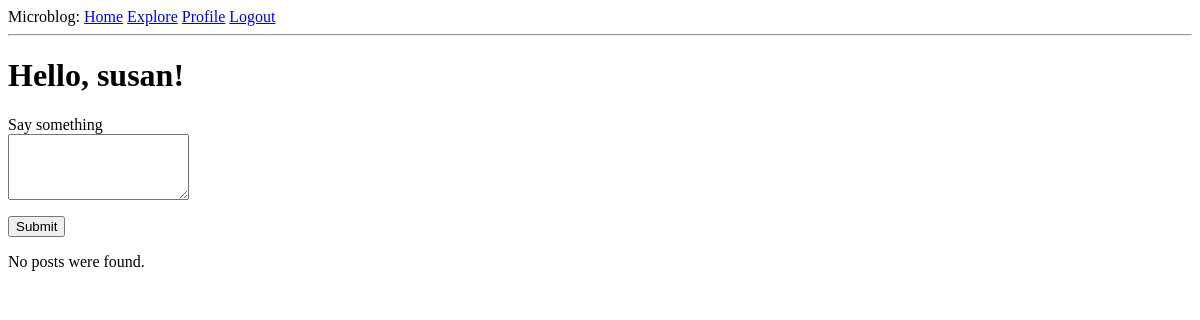
Before: /index (signed in) with the older database file.
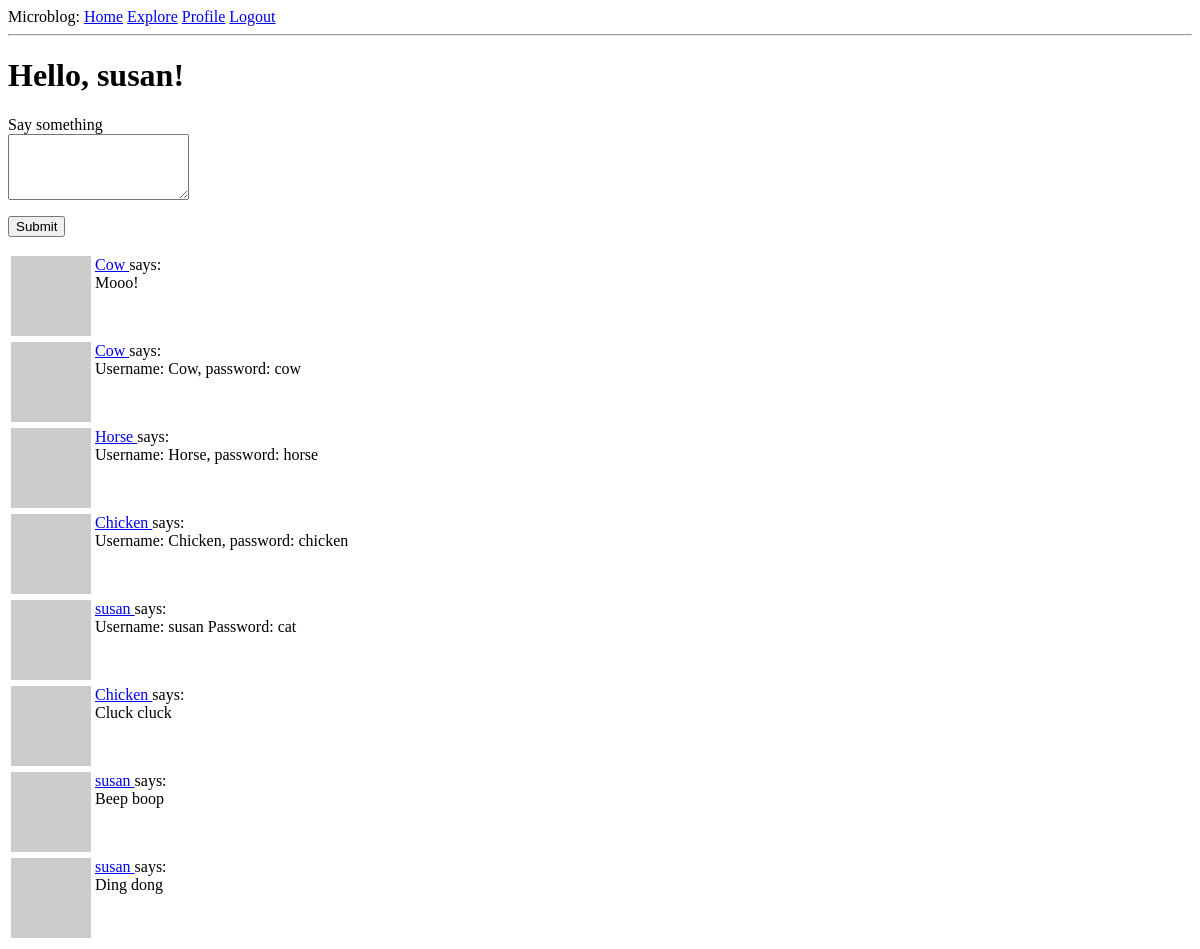
After: the same page with the newer database file.
### app/models.py (models this page shows, shortened)
class User(UserMixin, db.Model):
    id: so.Mapped[int] = so.mapped_column(primary_key=True)
    username: so.Mapped[str] = so.mapped_column(sa.String(64), index=True, unique=True)
    email: so.Mapped[str] = so.mapped_column(sa.String(120), index=True, unique=True)
    password_hash: so.Mapped[Optional[str]] = so.mapped_column(sa.String(256))
    posts: so.WriteOnlyMapped['Post'] = so.relationship(back_populates='author')
    about_me: so.Mapped[Optional[str]] = so.mapped_column(sa.String(140))
    last_seen: so.Mapped[Optional[datetime]] = so.mapped_column(default=lambda: datetime.now(timezone.utc))
    following: so.WriteOnlyMapped['User'] = so.relationship(
        secondary = followers,
        primaryjoin = (followers.c.follower_id == id),
        secondaryjoin = (followers.c.followed_id == id),
        back_populates = 'followers'
    )
    followers: so.WriteOnlyMapped['User'] = so.relationship(
        secondary = followers,
        primaryjoin = (followers.c.followed_id == id),
        secondaryjoin = (followers.c.follower_id == id),
        back_populates = 'following'
    )
    def avatar(self, size):
        digest = md5(self.email.lower().encode('utf-8')).hexdigest()
        return f'https://www.gravatar.com/avatar/{digest}?d=identicon&s={size}'
    def following_posts(self):
        Author = so.aliased(User)
        Follower = so.aliased(User)
        return (
            sa.select(Post)
            .join(Post.author.of_type(Author))
            .join(Author.followers.of_type(Follower), isouter=True)
            .where(sa.or_(
                Follower.id == self.id,
                Author.id == self.id
            ))
            .group_by(Post)
            .order_by(Post.timestamp.desc())
        )
        pass

class Post(db.Model):
    id: so.Mapped[int] = so.mapped_column(primary_key=True)
    body: so.Mapped[str] = so.mapped_column(sa.String(140))
    timestamp: so.Mapped[datetime] = so.mapped_column(index=True, default=lambda: datetime.now(timezone.utc))
    user_id: so.Mapped[int] = so.mapped_column(sa.ForeignKey(User.id), index=True)
    author: so.Mapped[User] = so.relationship(back_populates='posts')

### app/routes.py (the view)
@app.route('/', methods=['GET', 'POST'])
@app.route('/index', methods=['GET', 'POST'])
@login_required
def index():
    form = PostForm()
    if form.validate_on_submit():
        post = Post(body=form.post.data, author=current_user)
        db.session.add(post)
        db.session.commit()
        flash('Your post is now live!')
        return redirect(url_for('index'))
    page = request.args.get('page', 1, type=int)
    posts = db.paginate(
        current_user.following_posts(), page=page, per_page=app.config['POSTS_PER_PAGE'], error_out=False)
    next_url = url_for('index', page=posts.next_num) if posts.has_next else None
    prev_url = url_for('index', page=posts.prev_num) if posts.has_prev else None
    return render_template('index.html', title="Home", form=form, posts=posts.items, next_url=next_url, prev_url=prev_url)

### app/forms.py
class PostForm(FlaskForm):
    post = TextAreaField('Say something', validators=[DataRequired(), Length(min=1, max=140)])
    submit = SubmitField('Submit')

### app/models.py (called while the page is built)
@login.user_loader
def load_user(id):
    return db.session.get(User, int(id))

### app/routes.py (called while the page is built)
@app.before_request
def before_request():
    if current_user.is_authenticated:
        current_user.last_seen = datetime.now(timezone.utc)
        db.session.commit()

### app/templates/index.html (shortened to what this page needs)
{% extends "base.html" %}
{% block content %}
    <h1>
        Hello, {{ current_user.username }}!
    </h1>
    {% if form %}
    <form action="" method="post">
        <p>
            {{ form.post.label }}<br />
            {{ form.post(size=32, rows=4) }}<br />
        </p>
        <p>
            {{ form.submit() }}
        </p>
    </form>
    {% endif %}
    {% if posts %}
        {% for post in posts %}
            {% include '_post.html' %}
        {% endfor %}
    {% else %}
    <div>
        <p>
            No posts were found.
        </p>
    </div>
    {% endif %}
{% endblock %}

### app/templates/base.html (shortened to what this page needs)
<!doctype>
<html>
    <head>
    </head>
    <body>
        <div>
            Microblog:
            <a href="{{ url_for('index') }}">Home</a>
            <a href="{{ url_for('explore') }}">Explore</a>
            {% if current_user.is_anonymous %}
            <a href="{{ url_for('login') }}">Login</a>
            {% else %}
            <a href="{{ url_for('user', username=current_user.username) }}">Profile</a>
            <a href="{{ url_for('logout') }}">Logout</a>
            {% endif %}
        </div>
        <hr />
        {% block content %}{% endblock %}
    </body>
</html>

### app/templates/_post.html
<table>
    <tr valign="top">
        <td>
            <img src="{{ post.author.avatar(36) }}">
        </td>
        <td>
            <a href="{{ url_for('user', username=post.author.username) }}">
                {{ post.author.username }}
            </a>
            says: <br />{{ post.body }}
        </td>
    </tr>
</table>

Changed rows visible on the page:
added Post: author.username "Cow", body "Mooo!"
added Post: author.username "Cow", body "Username: Cow, password: cow"
added Post: author.username "Horse", body "Username: Horse, password: horse"
added Post: author.username "Chicken", body "Username: Chicken, password: chicken"
added Post: author.username "susan", body "Username: susan Password: cat"
added Post: author.username "Chicken", body "Cluck cluck"
added Post: author.username "susan", body "Beep boop"
added Post: author.username "susan", body "Ding dong"
Other visible differences:
text no longer shown: "No posts were found."
